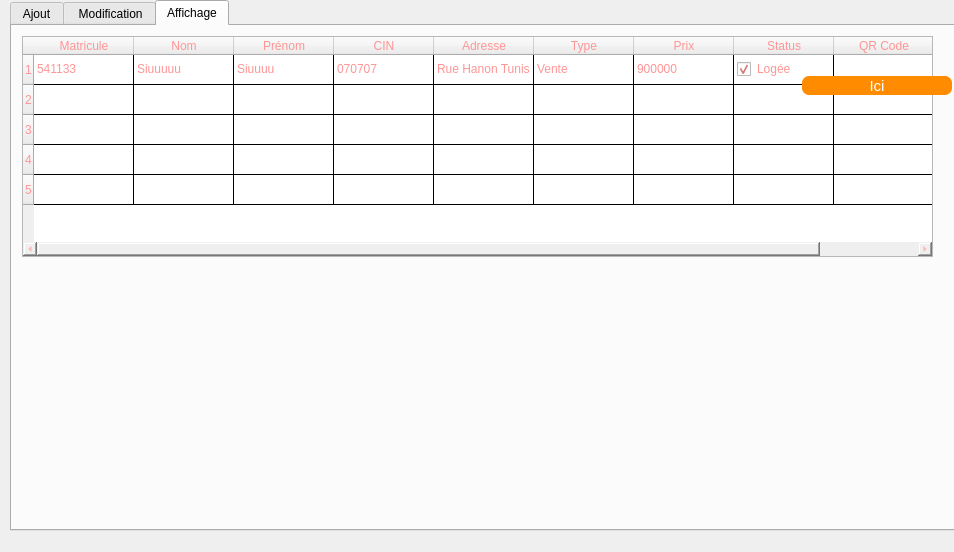
<?xml version="1.0" encoding="UTF-8"?>
<ui version="4.0">
 <class>propriete</class>
 <widget class="QDialog" name="propriete">
  <property name="geometry">
   <rect>
    <x>0</x>
    <y>0</y>
    <width>954</width>
    <height>552</height>
   </rect>
  </property>
  <property name="windowTitle">
   <string>Dialog</string>
  </property>
  <property name="styleSheet">
   <string notr="true">#Affichage {
background: gray;
}


#mainFrame {
border: 3px solid gray;
border-radius: 40px;
background: white;
}
QPushButton {
color: white;
background-color:#FF8C00;
width: 140px;
border-color: #340;
border-style: solid;
border-radius: 7;
padding: 3px;
font-size: 15px;
padding-left: 5px;
padding-right: 5px;
min-width: 50px;
max-width: 200px;
min-height: 13px;
max-height: 13px;
}
QLineEdit {
padding: 1px;
border-style: solid;
border: 2px solid gray;
border-radius: 8px;
}</string>
  </property>
  <widget class="QTabWidget" name="tabWidget">
   <property name="geometry">
    <rect>
     <x>10</x>
     <y>0</y>
     <width>951</width>
     <height>531</height>
    </rect>
   </property>
   <property name="styleSheet">
    <string notr="true"/>
   </property>
   <property name="currentIndex">
    <number>2</number>
   </property>
   <widget class="QWidget" name="tab">
    <attribute name="title">
     <string>Ajout</string>
    </attribute>
    <widget class="QGroupBox" name="groupBox">
     <property name="geometry">
      <rect>
       <x>10</x>
       <y>20</y>
       <width>501</width>
       <height>471</height>
      </rect>
     </property>
     <property name="styleSheet">
      <string notr="true"/>
     </property>
     <property name="title">
      <string>Ajouter une propriété</string>
     </property>
     <widget class="QLineEdit" name="lineEdit">
      <property name="geometry">
       <rect>
        <x>160</x>
        <y>40</y>
        <width>113</width>
        <height>22</height>
       </rect>
      </property>
      <property name="text">
       <string/>
      </property>
     </widget>
     <widget class="QLineEdit" name="lineEdit_2">
      <property name="geometry">
       <rect>
        <x>160</x>
        <y>80</y>
        <width>113</width>
        <height>22</height>
       </rect>
      </property>
      <property name="text">
       <string/>
      </property>
     </widget>
     <widget class="QLabel" name="label">
      <property name="geometry">
       <rect>
        <x>10</x>
        <y>40</y>
        <width>56</width>
        <height>16</height>
       </rect>
      </property>
      <property name="styleSheet">
       <string notr="true">color: rgb(255, 149, 149);</string>
      </property>
      <property name="text">
       <string>Matricule</string>
      </property>
     </widget>
     <widget class="QLabel" name="label_2">
      <property name="geometry">
       <rect>
        <x>10</x>
        <y>80</y>
        <width>121</width>
        <height>16</height>
       </rect>
      </property>
      <property name="styleSheet">
       <string notr="true">color: rgb(255, 149, 149);</string>
      </property>
      <property name="text">
       <string>Nom du propriétaire</string>
      </property>
     </widget>
     <widget class="QLabel" name="label_3">
      <property name="geometry">
       <rect>
        <x>10</x>
        <y>120</y>
        <width>141</width>
        <height>16</height>
       </rect>
      </property>
      <property name="styleSheet">
       <string notr="true">color: rgb(255, 149, 149);</string>
      </property>
      <property name="text">
       <string>Prénom du propriétaire</string>
      </property>
     </widget>
     <widget class="QLineEdit" name="lineEdit_3">
      <property name="geometry">
       <rect>
        <x>160</x>
        <y>120</y>
        <width>113</width>
        <height>22</height>
       </rect>
      </property>
     </widget>
     <widget class="QLineEdit" name="lineEdit_4">
      <property name="geometry">
       <rect>
        <x>160</x>
        <y>160</y>
        <width>113</width>
        <height>22</height>
       </rect>
      </property>
     </widget>
     <widget class="QLabel" name="label_4">
      <property name="geometry">
       <rect>
        <x>10</x>
        <y>160</y>
        <width>56</width>
        <height>16</height>
       </rect>
      </property>
      <property name="styleSheet">
       <string notr="true">color: rgb(255, 149, 149);</string>
      </property>
      <property name="text">
       <string>CIN</string>
      </property>
     </widget>
     <widget class="QRadioButton" name="radioButton">
      <property name="geometry">
       <rect>
        <x>140</x>
        <y>200</y>
        <width>97</width>
        <height>20</height>
       </rect>
      </property>
      <property name="styleSheet">
       <string notr="true">color: rgb(255, 149, 149);</string>
      </property>
      <property name="text">
       <string>Location</string>
      </property>
     </widget>
     <widget class="QRadioButton" name="radioButton_2">
      <property name="geometry">
       <rect>
        <x>240</x>
        <y>200</y>
        <width>71</width>
        <height>20</height>
       </rect>
      </property>
      <property name="styleSheet">
       <string notr="true">color: rgb(255, 149, 149);</string>
      </property>
      <property name="text">
       <string>Vente</string>
      </property>
     </widget>
     <widget class="QLabel" name="label_5">
      <property name="geometry">
       <rect>
        <x>10</x>
        <y>200</y>
        <width>56</width>
        <height>16</height>
       </rect>
      </property>
      <property name="styleSheet">
       <string notr="true">color: rgb(255, 149, 149);</string>
      </property>
      <property name="text">
       <string>Type</string>
      </property>
     </widget>
     <widget class="QLabel" name="label_6">
      <property name="geometry">
       <rect>
        <x>10</x>
        <y>250</y>
        <width>56</width>
        <height>16</height>
       </rect>
      </property>
      <property name="styleSheet">
       <string notr="true"/>
      </property>
      <property name="text">
       <string>Adresse</string>
      </property>
     </widget>
     <widget class="QLineEdit" name="lineEdit_5">
      <property name="geometry">
       <rect>
        <x>160</x>
        <y>240</y>
        <width>113</width>
        <height>22</height>
       </rect>
      </property>
     </widget>
     <widget class="QTextEdit" name="textEdit">
      <property name="geometry">
       <rect>
        <x>160</x>
        <y>280</y>
        <width>111</width>
        <height>87</height>
       </rect>
      </property>
      <property name="styleSheet">
       <string notr="true">color: rgb(255, 149, 149);</string>
      </property>
     </widget>
     <widget class="QLabel" name="label_7">
      <property name="geometry">
       <rect>
        <x>10</x>
        <y>290</y>
        <width>91</width>
        <height>16</height>
       </rect>
      </property>
      <property name="styleSheet">
       <string notr="true"/>
      </property>
      <property name="text">
       <string>Description</string>
      </property>
     </widget>
     <widget class="QLabel" name="label_8">
      <property name="geometry">
       <rect>
        <x>10</x>
        <y>390</y>
        <width>56</width>
        <height>16</height>
       </rect>
      </property>
      <property name="styleSheet">
       <string notr="true">color: rgb(255, 149, 149);</string>
      </property>
      <property name="text">
       <string>Prix</string>
      </property>
     </widget>
     <widget class="QLineEdit" name="lineEdit_6">
      <property name="geometry">
       <rect>
        <x>160</x>
        <y>390</y>
        <width>113</width>
        <height>22</height>
       </rect>
      </property>
     </widget>
     <widget class="QLabel" name="label_9">
      <property name="geometry">
       <rect>
        <x>10</x>
        <y>430</y>
        <width>56</width>
        <height>16</height>
       </rect>
      </property>
      <property name="styleSheet">
       <string notr="true">color: rgb(255, 149, 149);</string>
      </property>
      <property name="text">
       <string>Status</string>
      </property>
     </widget>
     <widget class="QCheckBox" name="checkBox">
      <property name="geometry">
       <rect>
        <x>150</x>
        <y>430</y>
        <width>83</width>
        <height>20</height>
       </rect>
      </property>
      <property name="styleSheet">
       <string notr="true"/>
      </property>
      <property name="text">
       <string>Logée</string>
      </property>
     </widget>
     <widget class="QPushButton" name="pushButton_3">
      <property name="geometry">
       <rect>
        <x>340</x>
        <y>360</y>
        <width>150</width>
        <height>19</height>
       </rect>
      </property>
      <property name="styleSheet">
       <string notr="true"/>
      </property>
      <property name="text">
       <string>Confirmer</string>
      </property>
     </widget>
     <widget class="QPushButton" name="pushButton_4">
      <property name="geometry">
       <rect>
        <x>340</x>
        <y>410</y>
        <width>150</width>
        <height>19</height>
       </rect>
      </property>
      <property name="styleSheet">
       <string notr="true"/>
      </property>
      <property name="text">
       <string>Annuler</string>
      </property>
     </widget>
     <widget class="QPushButton" name="pushButton_5">
      <property name="geometry">
       <rect>
        <x>340</x>
        <y>310</y>
        <width>150</width>
        <height>19</height>
       </rect>
      </property>
      <property name="styleSheet">
       <string notr="true"/>
      </property>
      <property name="text">
       <string>Générer Map</string>
      </property>
     </widget>
    </widget>
   </widget>
   <widget class="QWidget" name="tab_2">
    <attribute name="title">
     <string> Modification</string>
    </attribute>
    <widget class="QGroupBox" name="groupBox_2">
     <property name="geometry">
      <rect>
       <x>10</x>
       <y>10</y>
       <width>451</width>
       <height>491</height>
      </rect>
     </property>
     <property name="styleSheet">
      <string notr="true">color: rgb(255, 149, 149);</string>
     </property>
     <property name="title">
      <string>Modifier une propriété</string>
     </property>
     <widget class="QLineEdit" name="lineEdit_8">
      <property name="geometry">
       <rect>
        <x>160</x>
        <y>110</y>
        <width>113</width>
        <height>22</height>
       </rect>
      </property>
      <property name="text">
       <string/>
      </property>
     </widget>
     <widget class="QLabel" name="label_11">
      <property name="geometry">
       <rect>
        <x>10</x>
        <y>110</y>
        <width>121</width>
        <height>16</height>
       </rect>
      </property>
      <property name="styleSheet">
       <string notr="true">color: rgb(255, 149, 149);</string>
      </property>
      <property name="text">
       <string>Nom du propriétaire</string>
      </property>
     </widget>
     <widget class="QLabel" name="label_12">
      <property name="geometry">
       <rect>
        <x>10</x>
        <y>150</y>
        <width>141</width>
        <height>16</height>
       </rect>
      </property>
      <property name="styleSheet">
       <string notr="true">color: rgb(255, 149, 149);</string>
      </property>
      <property name="text">
       <string>Prénom du propriétaire</string>
      </property>
     </widget>
     <widget class="QLineEdit" name="lineEdit_9">
      <property name="geometry">
       <rect>
        <x>160</x>
        <y>150</y>
        <width>113</width>
        <height>22</height>
       </rect>
      </property>
     </widget>
     <widget class="QLineEdit" name="lineEdit_10">
      <property name="geometry">
       <rect>
        <x>160</x>
        <y>190</y>
        <width>113</width>
        <height>22</height>
       </rect>
      </property>
     </widget>
     <widget class="QLabel" name="label_13">
      <property name="geometry">
       <rect>
        <x>10</x>
        <y>190</y>
        <width>56</width>
        <height>16</height>
       </rect>
      </property>
      <property name="styleSheet">
       <string notr="true">color: rgb(255, 149, 149);</string>
      </property>
      <property name="text">
       <string>CIN</string>
      </property>
     </widget>
     <widget class="QRadioButton" name="radioButton_3">
      <property name="geometry">
       <rect>
        <x>140</x>
        <y>230</y>
        <width>97</width>
        <height>20</height>
       </rect>
      </property>
      <property name="styleSheet">
       <string notr="true">color: rgb(255, 149, 149);</string>
      </property>
      <property name="text">
       <string>Location</string>
      </property>
     </widget>
     <widget class="QRadioButton" name="radioButton_4">
      <property name="geometry">
       <rect>
        <x>240</x>
        <y>230</y>
        <width>71</width>
        <height>20</height>
       </rect>
      </property>
      <property name="styleSheet">
       <string notr="true">color: rgb(255, 149, 149);</string>
      </property>
      <property name="text">
       <string>Vente</string>
      </property>
     </widget>
     <widget class="QLabel" name="label_14">
      <property name="geometry">
       <rect>
        <x>10</x>
        <y>230</y>
        <width>56</width>
        <height>16</height>
       </rect>
      </property>
      <property name="styleSheet">
       <string notr="true">color: rgb(255, 149, 149);</string>
      </property>
      <property name="text">
       <string>Type</string>
      </property>
     </widget>
     <widget class="QLabel" name="label_15">
      <property name="geometry">
       <rect>
        <x>10</x>
        <y>280</y>
        <width>56</width>
        <height>16</height>
       </rect>
      </property>
      <property name="styleSheet">
       <string notr="true">color: rgb(255, 149, 149);</string>
      </property>
      <property name="text">
       <string>Adresse</string>
      </property>
     </widget>
     <widget class="QLineEdit" name="lineEdit_11">
      <property name="geometry">
       <rect>
        <x>160</x>
        <y>270</y>
        <width>113</width>
        <height>22</height>
       </rect>
      </property>
     </widget>
     <widget class="QTextEdit" name="textEdit_2">
      <property name="geometry">
       <rect>
        <x>160</x>
        <y>310</y>
        <width>111</width>
        <height>87</height>
       </rect>
      </property>
      <property name="styleSheet">
       <string notr="true">color: rgb(255, 149, 149);</string>
      </property>
     </widget>
     <widget class="QLabel" name="label_16">
      <property name="geometry">
       <rect>
        <x>10</x>
        <y>320</y>
        <width>91</width>
        <height>16</height>
       </rect>
      </property>
      <property name="styleSheet">
       <string notr="true">color: rgb(255, 149, 149);</string>
      </property>
      <property name="text">
       <string>Description</string>
      </property>
     </widget>
     <widget class="QLabel" name="label_17">
      <property name="geometry">
       <rect>
        <x>10</x>
        <y>420</y>
        <width>56</width>
        <height>16</height>
       </rect>
      </property>
      <property name="styleSheet">
       <string notr="true">color: rgb(255, 149, 149);</string>
      </property>
      <property name="text">
       <string>Prix</string>
      </property>
     </widget>
     <widget class="QLineEdit" name="lineEdit_12">
      <property name="geometry">
       <rect>
        <x>160</x>
        <y>420</y>
        <width>113</width>
        <height>22</height>
       </rect>
      </property>
     </widget>
     <widget class="QLabel" name="label_18">
      <property name="geometry">
       <rect>
        <x>10</x>
        <y>460</y>
        <width>56</width>
        <height>16</height>
       </rect>
      </property>
      <property name="styleSheet">
       <string notr="true">color: rgb(255, 149, 149);</string>
      </property>
      <property name="text">
       <string>Status</string>
      </property>
     </widget>
     <widget class="QCheckBox" name="checkBox_2">
      <property name="geometry">
       <rect>
        <x>150</x>
        <y>460</y>
        <width>83</width>
        <height>20</height>
       </rect>
      </property>
      <property name="styleSheet">
       <string notr="true">color: rgb(255, 149, 149);</string>
      </property>
      <property name="text">
       <string>Logée</string>
      </property>
     </widget>
     <widget class="QPushButton" name="pushButton_6">
      <property name="geometry">
       <rect>
        <x>300</x>
        <y>390</y>
        <width>150</width>
        <height>19</height>
       </rect>
      </property>
      <property name="styleSheet">
       <string notr="true"/>
      </property>
      <property name="text">
       <string>Confirmer</string>
      </property>
     </widget>
     <widget class="QPushButton" name="pushButton_7">
      <property name="geometry">
       <rect>
        <x>300</x>
        <y>440</y>
        <width>150</width>
        <height>19</height>
       </rect>
      </property>
      <property name="styleSheet">
       <string notr="true"/>
      </property>
      <property name="text">
       <string>Annuler</string>
      </property>
     </widget>
     <widget class="QLabel" name="label_10">
      <property name="geometry">
       <rect>
        <x>10</x>
        <y>30</y>
        <width>221</width>
        <height>16</height>
       </rect>
      </property>
      <property name="text">
       <string>Séléctionnez le critère de recherche</string>
      </property>
     </widget>
     <widget class="QComboBox" name="comboBox">
      <property name="geometry">
       <rect>
        <x>260</x>
        <y>30</y>
        <width>121</width>
        <height>22</height>
       </rect>
      </property>
      <item>
       <property name="text">
        <string>Matricule</string>
       </property>
      </item>
      <item>
       <property name="text">
        <string>CIN</string>
       </property>
      </item>
      <item>
       <property name="text">
        <string>Adresse</string>
       </property>
      </item>
     </widget>
     <widget class="QLabel" name="label_19">
      <property name="geometry">
       <rect>
        <x>10</x>
        <y>70</y>
        <width>111</width>
        <height>16</height>
       </rect>
      </property>
      <property name="text">
       <string>Valeur de critère</string>
      </property>
     </widget>
     <widget class="QLineEdit" name="lineEdit_7">
      <property name="geometry">
       <rect>
        <x>160</x>
        <y>70</y>
        <width>113</width>
        <height>22</height>
       </rect>
      </property>
     </widget>
     <widget class="QGroupBox" name="groupBox_3">
      <property name="geometry">
       <rect>
        <x>460</x>
        <y>0</y>
        <width>411</width>
        <height>491</height>
       </rect>
      </property>
      <property name="styleSheet">
       <string notr="true">color: rgb(255, 149, 149);</string>
      </property>
      <property name="title">
       <string>Modifier une propriété</string>
      </property>
      <widget class="QLineEdit" name="lineEdit_13">
       <property name="geometry">
        <rect>
         <x>160</x>
         <y>110</y>
         <width>113</width>
         <height>22</height>
        </rect>
       </property>
       <property name="text">
        <string/>
       </property>
      </widget>
      <widget class="QLabel" name="label_20">
       <property name="geometry">
        <rect>
         <x>10</x>
         <y>110</y>
         <width>121</width>
         <height>16</height>
        </rect>
       </property>
       <property name="styleSheet">
        <string notr="true">color: rgb(255, 149, 149);</string>
       </property>
       <property name="text">
        <string>Nom du propriétaire</string>
       </property>
      </widget>
      <widget class="QLabel" name="label_21">
       <property name="geometry">
        <rect>
         <x>10</x>
         <y>150</y>
         <width>141</width>
         <height>16</height>
        </rect>
       </property>
       <property name="styleSheet">
        <string notr="true">color: rgb(255, 149, 149);</string>
       </property>
       <property name="text">
        <string>Prénom du propriétaire</string>
       </property>
      </widget>
      <widget class="QLineEdit" name="lineEdit_14">
       <property name="geometry">
        <rect>
         <x>160</x>
         <y>150</y>
         <width>113</width>
         <height>22</height>
        </rect>
       </property>
      </widget>
      <widget class="QLineEdit" name="lineEdit_15">
       <property name="geometry">
        <rect>
         <x>160</x>
         <y>190</y>
         <width>113</width>
         <height>22</height>
        </rect>
       </property>
      </widget>
      <widget class="QLabel" name="label_22">
       <property name="geometry">
        <rect>
         <x>10</x>
         <y>190</y>
         <width>56</width>
         <height>16</height>
        </rect>
       </property>
       <property name="styleSheet">
        <string notr="true">color: rgb(255, 149, 149);</string>
       </property>
       <property name="text">
        <string>CIN</string>
       </property>
      </widget>
      <widget class="QRadioButton" name="radioButton_5">
       <property name="geometry">
        <rect>
         <x>140</x>
         <y>230</y>
         <width>97</width>
         <height>20</height>
        </rect>
       </property>
       <property name="styleSheet">
        <string notr="true">color: rgb(255, 149, 149);</string>
       </property>
       <property name="text">
        <string>Location</string>
       </property>
      </widget>
      <widget class="QRadioButton" name="radioButton_6">
       <property name="geometry">
        <rect>
         <x>240</x>
         <y>230</y>
         <width>71</width>
         <height>20</height>
        </rect>
       </property>
       <property name="styleSheet">
        <string notr="true">color: rgb(255, 149, 149);</string>
       </property>
       <property name="text">
        <string>Vente</string>
       </property>
      </widget>
      <widget class="QLabel" name="label_23">
       <property name="geometry">
        <rect>
         <x>10</x>
         <y>230</y>
         <width>56</width>
         <height>16</height>
        </rect>
       </property>
       <property name="styleSheet">
        <string notr="true">color: rgb(255, 149, 149);</string>
       </property>
       <property name="text">
        <string>Type</string>
       </property>
      </widget>
      <widget class="QLabel" name="label_24">
       <property name="geometry">
        <rect>
         <x>10</x>
         <y>280</y>
         <width>56</width>
         <height>16</height>
        </rect>
       </property>
       <property name="styleSheet">
        <string notr="true">color: rgb(255, 149, 149);</string>
       </property>
       <property name="text">
        <string>Adresse</string>
       </property>
      </widget>
      <widget class="QLineEdit" name="lineEdit_16">
       <property name="geometry">
        <rect>
         <x>160</x>
         <y>270</y>
         <width>113</width>
         <height>22</height>
        </rect>
       </property>
      </widget>
      <widget class="QTextEdit" name="textEdit_3">
       <property name="geometry">
        <rect>
         <x>160</x>
         <y>310</y>
         <width>111</width>
         <height>87</height>
        </rect>
       </property>
       <property name="styleSheet">
        <string notr="true">color: rgb(255, 149, 149);</string>
       </property>
      </widget>
      <widget class="QLabel" name="label_25">
       <property name="geometry">
        <rect>
         <x>10</x>
         <y>320</y>
         <width>91</width>
         <height>16</height>
        </rect>
       </property>
       <property name="styleSheet">
        <string notr="true">color: rgb(255, 149, 149);</string>
       </property>
       <property name="text">
        <string>Description</string>
       </property>
      </widget>
      <widget class="QLabel" name="label_26">
       <property name="geometry">
        <rect>
         <x>10</x>
         <y>420</y>
         <width>56</width>
         <height>16</height>
        </rect>
       </property>
       <property name="styleSheet">
        <string notr="true">color: rgb(255, 149, 149);</string>
       </property>
       <property name="text">
        <string>Prix</string>
       </property>
      </widget>
      <widget class="QLineEdit" name="lineEdit_17">
       <property name="geometry">
        <rect>
         <x>160</x>
         <y>420</y>
         <width>113</width>
         <height>22</height>
        </rect>
       </property>
      </widget>
      <widget class="QLabel" name="label_27">
       <property name="geometry">
        <rect>
         <x>10</x>
         <y>460</y>
         <width>56</width>
         <height>16</height>
        </rect>
       </property>
       <property name="styleSheet">
        <string notr="true">color: rgb(255, 149, 149);</string>
       </property>
       <property name="text">
        <string>Status</string>
       </property>
      </widget>
      <widget class="QCheckBox" name="checkBox_3">
       <property name="geometry">
        <rect>
         <x>150</x>
         <y>460</y>
         <width>83</width>
         <height>20</height>
        </rect>
       </property>
       <property name="styleSheet">
        <string notr="true">color: rgb(255, 149, 149);</string>
       </property>
       <property name="text">
        <string>Logée</string>
       </property>
      </widget>
      <widget class="QPushButton" name="pushButton_8">
       <property name="geometry">
        <rect>
         <x>300</x>
         <y>390</y>
         <width>150</width>
         <height>19</height>
        </rect>
       </property>
       <property name="styleSheet">
        <string notr="true">color: rgb(255, 149, 149);
background-color: rgb(255, 183, 249);</string>
       </property>
       <property name="text">
        <string>Confirmer</string>
       </property>
      </widget>
      <widget class="QPushButton" name="pushButton_9">
       <property name="geometry">
        <rect>
         <x>300</x>
         <y>440</y>
         <width>150</width>
         <height>19</height>
        </rect>
       </property>
       <property name="styleSheet">
        <string notr="true">color: rgb(255, 149, 149);
background-color: rgb(255, 183, 249);</string>
       </property>
       <property name="text">
        <string>Annuler</string>
       </property>
      </widget>
      <widget class="QLabel" name="label_28">
       <property name="geometry">
        <rect>
         <x>10</x>
         <y>30</y>
         <width>221</width>
         <height>16</height>
        </rect>
       </property>
       <property name="text">
        <string>Séléctionnez le critère de recherche</string>
       </property>
      </widget>
      <widget class="QComboBox" name="comboBox_2">
       <property name="geometry">
        <rect>
         <x>260</x>
         <y>30</y>
         <width>121</width>
         <height>22</height>
        </rect>
       </property>
       <item>
        <property name="text">
         <string>Matricule</string>
        </property>
       </item>
       <item>
        <property name="text">
         <string>CIN</string>
        </property>
       </item>
       <item>
        <property name="text">
         <string>Adresse</string>
        </property>
       </item>
      </widget>
      <widget class="QLabel" name="label_29">
       <property name="geometry">
        <rect>
         <x>10</x>
         <y>70</y>
         <width>111</width>
         <height>16</height>
        </rect>
       </property>
       <property name="text">
        <string>Valeur de critère</string>
       </property>
      </widget>
      <widget class="QLineEdit" name="lineEdit_18">
       <property name="geometry">
        <rect>
         <x>160</x>
         <y>70</y>
         <width>113</width>
         <height>22</height>
        </rect>
       </property>
      </widget>
     </widget>
    </widget>
    <widget class="QGroupBox" name="groupBox_4">
     <property name="geometry">
      <rect>
       <x>500</x>
       <y>10</y>
       <width>341</width>
       <height>491</height>
      </rect>
     </property>
     <property name="styleSheet">
      <string notr="true">color: rgb(255, 149, 149);</string>
     </property>
     <property name="title">
      <string>Supprimer une propriété</string>
     </property>
     <widget class="QTextEdit" name="textEdit_4">
      <property name="geometry">
       <rect>
        <x>50</x>
        <y>60</y>
        <width>251</width>
        <height>61</height>
       </rect>
      </property>
      <property name="styleSheet">
       <string notr="true">border-color: rgb(118, 118, 118);</string>
      </property>
      <property name="html">
       <string>&lt;!DOCTYPE HTML PUBLIC &quot;-//W3C//DTD HTML 4.0//EN&quot; &quot;http://www.w3.org/TR/REC-html40/strict.dtd&quot;&gt;
&lt;html&gt;&lt;head&gt;&lt;meta name=&quot;qrichtext&quot; content=&quot;1&quot; /&gt;&lt;style type=&quot;text/css&quot;&gt;
p, li { white-space: pre-wrap; }
&lt;/style&gt;&lt;/head&gt;&lt;body style=&quot; font-family:'MS Shell Dlg 2'; font-size:7.8pt; font-weight:400; font-style:normal;&quot;&gt;
&lt;p align=&quot;center&quot; style=&quot; margin-top:0px; margin-bottom:0px; margin-left:0px; margin-right:0px; -qt-block-indent:0; text-indent:0px;&quot;&gt;&lt;span style=&quot; font-family:'MS Shell Dlg 2'; font-size:10pt;&quot;&gt;Veuillez saisir la matricule de la propriété à supprimer &lt;/span&gt;&lt;/p&gt;&lt;/body&gt;&lt;/html&gt;</string>
      </property>
     </widget>
     <widget class="QLineEdit" name="lineEdit_19">
      <property name="geometry">
       <rect>
        <x>120</x>
        <y>150</y>
        <width>113</width>
        <height>31</height>
       </rect>
      </property>
     </widget>
     <widget class="QPushButton" name="pushButton_11">
      <property name="geometry">
       <rect>
        <x>180</x>
        <y>240</y>
        <width>150</width>
        <height>19</height>
       </rect>
      </property>
      <property name="styleSheet">
       <string notr="true"/>
      </property>
      <property name="text">
       <string>Annulwe</string>
      </property>
     </widget>
     <widget class="QPushButton" name="pushButton_10">
      <property name="geometry">
       <rect>
        <x>10</x>
        <y>240</y>
        <width>150</width>
        <height>19</height>
       </rect>
      </property>
      <property name="styleSheet">
       <string notr="true"/>
      </property>
      <property name="text">
       <string>Supprimer</string>
      </property>
     </widget>
    </widget>
   </widget>
   <widget class="QWidget" name="tab_5">
    <attribute name="title">
     <string>Affichage</string>
    </attribute>
    <widget class="QTableWidget" name="tableWidget">
     <property name="geometry">
      <rect>
       <x>10</x>
       <y>10</y>
       <width>911</width>
       <height>221</height>
      </rect>
     </property>
     <property name="styleSheet">
      <string notr="true">color: rgb(255, 149, 149);
border-color: rgb(0, 0, 0);
border-left-color: rgb(75, 75, 75);
gridline-color: rgb(0, 0, 0);</string>
     </property>
     <row>
      <property name="text">
       <string>1</string>
      </property>
     </row>
     <row>
      <property name="text">
       <string>2</string>
      </property>
     </row>
     <row>
      <property name="text">
       <string>3</string>
      </property>
     </row>
     <row>
      <property name="text">
       <string>4</string>
      </property>
     </row>
     <row>
      <property name="text">
       <string>5</string>
      </property>
     </row>
     <column>
      <property name="text">
       <string>Matricule</string>
      </property>
     </column>
     <column>
      <property name="text">
       <string>Nom</string>
      </property>
     </column>
     <column>
      <property name="text">
       <string>Prénom</string>
      </property>
     </column>
     <column>
      <property name="text">
       <string>CIN</string>
      </property>
     </column>
     <column>
      <property name="text">
       <string>Adresse</string>
      </property>
     </column>
     <column>
      <property name="text">
       <string>Type</string>
      </property>
     </column>
     <column>
      <property name="text">
       <string>Prix</string>
      </property>
     </column>
     <column>
      <property name="text">
       <string>Status</string>
      </property>
     </column>
     <column>
      <property name="text">
       <string>QR Code</string>
      </property>
     </column>
     <item row="0" column="0">
      <property name="text">
       <string>541133</string>
      </property>
     </item>
     <item row="0" column="1">
      <property name="text">
       <string>Siuuuuu</string>
      </property>
     </item>
     <item row="0" column="2">
      <property name="text">
       <string>Siuuuu</string>
      </property>
     </item>
     <item row="0" column="3">
      <property name="text">
       <string>070707</string>
      </property>
     </item>
     <item row="0" column="4">
      <property name="text">
       <string>Rue Hanon Tunis</string>
      </property>
     </item>
     <item row="0" column="5">
      <property name="text">
       <string>Vente</string>
      </property>
     </item>
     <item row="0" column="6">
      <property name="text">
       <string>900000</string>
      </property>
     </item>
     <item row="0" column="7">
      <property name="text">
       <string>Logée</string>
      </property>
      <property name="checkState">
       <enum>Checked</enum>
      </property>
     </item>
    </widget>
    <widget class="QPushButton" name="pushButton">
     <property name="geometry">
      <rect>
       <x>790</x>
       <y>50</y>
       <width>150</width>
       <height>19</height>
      </rect>
     </property>
     <property name="text">
      <string>Ici</string>
     </property>
    </widget>
   </widget>
  </widget>
 </widget>
 <resources/>
 <connections/>
</ui>
